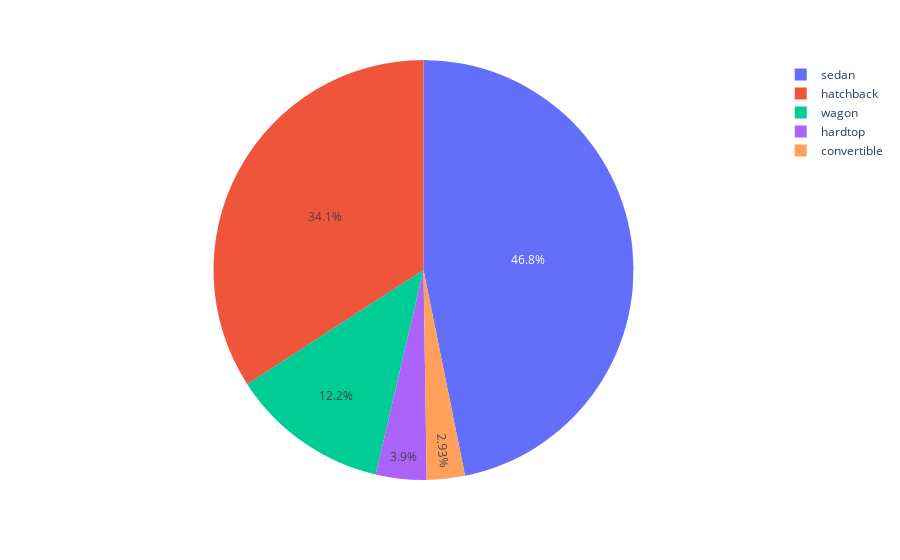

The notebook cell this image was saved under:
### Code cell
fig = px.pie(number_carbody, values='carbody', names='index')
fig.show()

### Figure 1 — Plotly figure (JSON) as saved in the notebook; plotly's stock layout.template omitted (floating-point values rounded to 4 significant figures)
{"data": [{"domain": {"x": [0, 1], "y": [0, 1]}, "hovertemplate": "index=%{label}<br>carbody=%{value}<extra></extra>", "labels": ["sedan", "hatchback", "wagon", "hardtop", "convertible"], "legendgroup": "", "name": "", "showlegend": true, "type": "pie", "values": [96, 70, 25, 8, 6]}], "layout": {"legend": {"tracegroupgap": 0}, "margin": {"t": 60}}}
